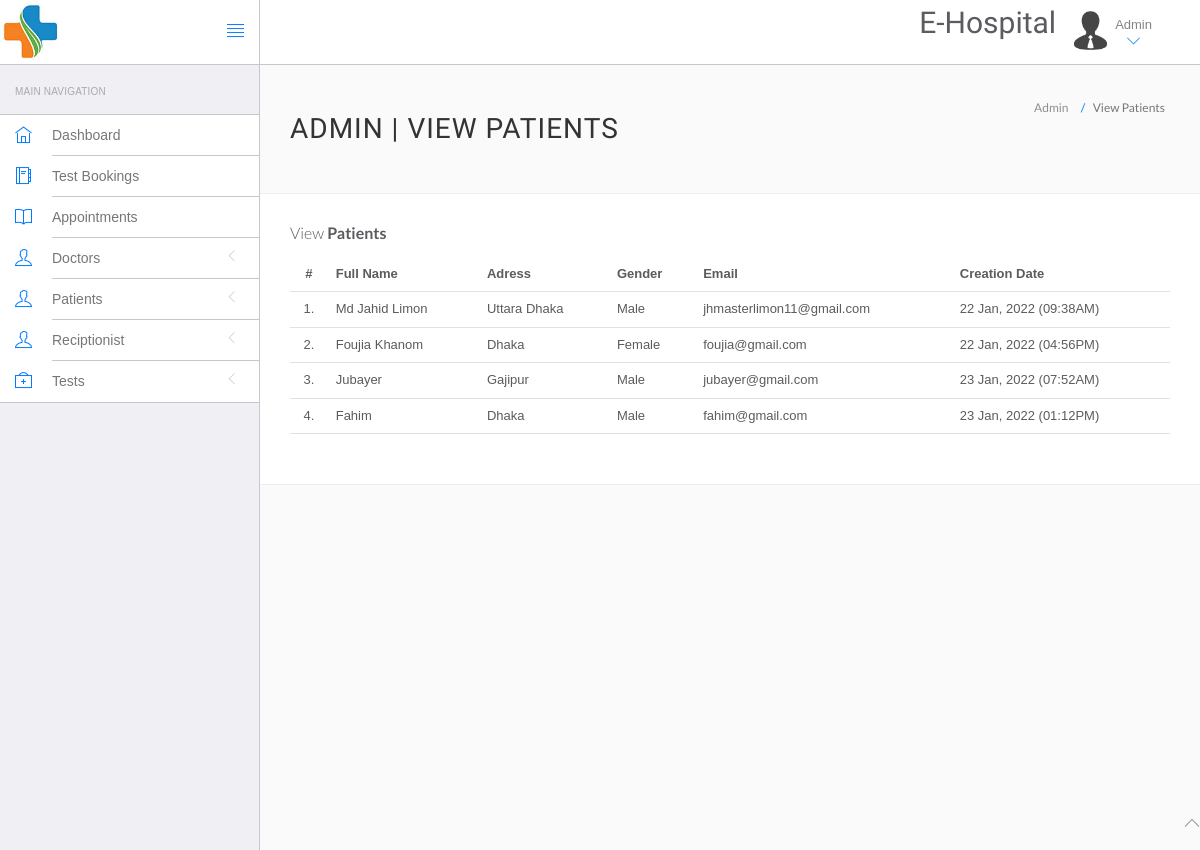
The page /admin/manage-users.php (signed in) on the database its author committed.
### tables this page shows
CREATE TABLE IF NOT EXISTS `patients` (
  `patid` int(11) NOT NULL AUTO_INCREMENT,
  `fullname` varchar(50) NOT NULL,
  `gender` varchar(6) NOT NULL,
  `age` int(11) NOT NULL,
  `address` varchar(100) NOT NULL,
  `phone` varchar(90) NOT NULL,
  `datetime` datetime(6) NOT NULL,
  `blood_group` varchar(11) NOT NULL,
  `email` varchar(50) NOT NULL,
  `password` varchar(50) NOT NULL,
  PRIMARY KEY (`patid`)
);

### admin/manage-users.php (the view, shortened to what this page needs)
<?php
include('include/config.php');
?>
<!DOCTYPE html>
<html lang="en">
<head>
	<link rel="stylesheet" href="vendor/bootstrap/css/bootstrap.min.css">
	<link rel="stylesheet" href="vendor/fontawesome/css/font-awesome.min.css">
	<link rel="stylesheet" href="vendor/themify-icons/themify-icons.min.css">
	<link href="vendor/animate.css/animate.min.css" rel="stylesheet" media="screen">
	<link href="vendor/perfect-scrollbar/perfect-scrollbar.min.css" rel="stylesheet" media="screen">
	<link href="vendor/switchery/switchery.min.css" rel="stylesheet" media="screen">
	<link href="vendor/bootstrap-touchspin/jquery.bootstrap-touchspin.min.css" rel="stylesheet" media="screen">
	<link href="vendor/select2/select2.min.css" rel="stylesheet" media="screen">
	<link href="vendor/bootstrap-datepicker/bootstrap-datepicker3.standalone.min.css" rel="stylesheet" media="screen">
	<link href="vendor/bootstrap-timepicker/bootstrap-timepicker.min.css" rel="stylesheet" media="screen">
	<link rel="stylesheet" href="assets/css/styles.css">
	<link rel="stylesheet" href="assets/css/plugins.css">
	<link rel="stylesheet" href="assets/css/themes/theme-1.css" id="skin_color" />
</head>
<body>
	<div id="app">
		<?php include('include/sidebar.php'); ?>
		<div class="app-content">
			<?php include('include/header.php'); ?>
			<div class="main-content">
				<div class="wrap-content container" id="container">
					<section id="page-title">
						<div class="row">
							<div class="col-sm-8">
								<h1 class="mainTitle">Admin | View Patients</h1>
							</div>
							<ol class="breadcrumb">
								<li>
									<span>Admin</span>
								</li>
								<li class="active">
									<span>View Patients</span>
								</li>
							</ol>
						</div>
					</section>
					<div class="container-fluid container-fullw bg-white">
						<div class="row">
							<div class="col-md-12">
								<h5 class="over-title margin-bottom-15">View <span class="text-bold">Patients</span></h5>
								<table class="table table-hover" id="sample-table-1">
									<thead>
										<tr>
											<th class="center">#</th>
											<th>Full Name</th>
											<th class="hidden-xs">Adress</th>
											<th>Gender </th>
											<th>Email </th>
											<th>Creation Date </th>
										</tr>
									</thead>
									<tbody>
										<?php
										$sql = mysqli_query($con, "select * from patients");
										$cnt = 1;
										while ($row = mysqli_fetch_array($sql)) {
										?>
											<tr>
												<td class="center"><?php echo $cnt; ?>.</td>
												<td class="hidden-xs"><?php echo $row['fullname']; ?></td>
												<td><?php echo $row['address']; ?></td>
												<td><?php echo $row['gender']; ?></td>
												<td><?php echo $row['email']; ?></td>
												<td><?php echo date("j M, Y (h:iA)", strtotime($row['datetime'])); ?></td>
											</tr>
										<?php
											$cnt = $cnt + 1;
										}
										?>
									</tbody>
								</table>
							</div>
						</div>
					</div>
				</div>
			</div>
		</div>
	</div>
	<?php include('include/footer.php'); ?>
</body>
</html>

### patient/assets/css/themes/theme-1.css (style rules this page uses)
body { background: #FAFAFA; }

### rows shown on the page
patients: fullname "Md Jahid Limon", address "Uttara Dhaka", gender "Male", email "jhmasterlimon11@gmail.com", datetime "22 Jan, 2022 (09:38AM)"
patients: fullname "Foujia Khanom", address "Dhaka", gender "Female", email "foujia@gmail.com", datetime "22 Jan, 2022 (04:56PM)"
patients: fullname "Jubayer", address "Gajipur", gender "Male", email "jubayer@gmail.com", datetime "23 Jan, 2022 (07:52AM)"
patients: fullname "Fahim", address "Dhaka", gender "Male", email "fahim@gmail.com", datetime "23 Jan, 2022 (01:12PM)"
